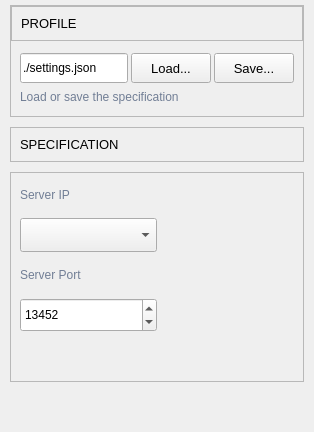
                     <widget class="QWidget" name="page_connection">
                      <property name="styleSheet">
                       <string notr="true"/>
                      </property>
                      <layout class="QVBoxLayout" name="verticalLayout">
                       <property name="spacing">
                        <number>10</number>
                       </property>
                       <property name="leftMargin">
                        <number>10</number>
                       </property>
                       <property name="topMargin">
                        <number>5</number>
                       </property>
                       <property name="rightMargin">
                        <number>10</number>
                       </property>
                       <property name="bottomMargin">
                        <number>10</number>
                       </property>
                       <item>
                        <widget class="QFrame" name="row_1">
                         <property name="frameShape">
                          <enum>QFrame::StyledPanel</enum>
                         </property>
                         <property name="frameShadow">
                          <enum>QFrame::Raised</enum>
                         </property>
                         <layout class="QVBoxLayout" name="verticalLayout_16">
                          <property name="spacing">
                           <number>0</number>
                          </property>
                          <property name="leftMargin">
                           <number>0</number>
                          </property>
                          <property name="topMargin">
                           <number>0</number>
                          </property>
                          <property name="rightMargin">
                           <number>0</number>
                          </property>
                          <property name="bottomMargin">
                           <number>0</number>
                          </property>
                          <item>
                           <widget class="QFrame" name="frame_div_content_1">
                            <property name="minimumSize">
                             <size>
                              <width>0</width>
                              <height>110</height>
                             </size>
                            </property>
                            <property name="maximumSize">
                             <size>
                              <width>16777215</width>
                              <height>110</height>
                             </size>
                            </property>
                            <property name="frameShape">
                             <enum>QFrame::NoFrame</enum>
                            </property>
                            <property name="frameShadow">
                             <enum>QFrame::Raised</enum>
                            </property>
                            <layout class="QVBoxLayout" name="verticalLayout_17">
                             <property name="spacing">
                              <number>0</number>
                             </property>
                             <property name="leftMargin">
                              <number>0</number>
                             </property>
                             <property name="topMargin">
                              <number>0</number>
                             </property>
                             <property name="rightMargin">
                              <number>0</number>
                             </property>
                             <property name="bottomMargin">
                              <number>0</number>
                             </property>
                             <item>
                              <widget class="QFrame" name="frame_title_wid_1">
                               <property name="maximumSize">
                                <size>
                                 <width>16777215</width>
                                 <height>35</height>
                                </size>
                               </property>
                               <property name="frameShape">
                                <enum>QFrame::StyledPanel</enum>
                               </property>
                               <property name="frameShadow">
                                <enum>QFrame::Raised</enum>
                               </property>
                               <layout class="QVBoxLayout" name="verticalLayout_18">
                                <item>
                                 <widget class="QLabel" name="labelBoxBlenderInstalation">
                                  <property name="font">
                                   <font>
                                    <family>Segoe UI</family>
                                    <pointsize>10</pointsize>
                                    <italic>false</italic>
                                    <bold>false</bold>
                                   </font>
                                  </property>
                                  <property name="styleSheet">
                                   <string notr="true"/>
                                  </property>
                                  <property name="text">
                                   <string>PROFILE</string>
                                  </property>
                                 </widget>
                                </item>
                               </layout>
                              </widget>
                             </item>
                             <item>
                              <widget class="QFrame" name="frame_content_wid_1">
                               <property name="frameShape">
                                <enum>QFrame::NoFrame</enum>
                               </property>
                               <property name="frameShadow">
                                <enum>QFrame::Raised</enum>
                               </property>
                               <layout class="QVBoxLayout" name="verticalLayout_28">
                                <property name="spacing">
                                 <number>3</number>
                                </property>
                                <item>
                                 <layout class="QHBoxLayout" name="horizontalLayout_9">
                                  <item>
                                   <widget class="QLineEdit" name="le_profile_file">
                                    <property name="minimumSize">
                                     <size>
                                      <width>0</width>
                                      <height>30</height>
                                     </size>
                                    </property>
                                    <property name="styleSheet">
                                     <string notr="true"/>
                                    </property>
                                    <property name="text">
                                     <string>./settings.json</string>
                                    </property>
                                    <property name="readOnly">
                                     <bool>true</bool>
                                    </property>
                                    <property name="placeholderText">
                                     <string>Default to ./profile.json</string>
                                    </property>
                                   </widget>
                                  </item>
                                  <item>
                                   <widget class="QPushButton" name="pb_load_profile">
                                    <property name="sizePolicy">
                                     <sizepolicy hsizetype="Preferred" vsizetype="Fixed">
                                      <horstretch>0</horstretch>
                                      <verstretch>0</verstretch>
                                     </sizepolicy>
                                    </property>
                                    <property name="minimumSize">
                                     <size>
                                      <width>75</width>
                                      <height>30</height>
                                     </size>
                                    </property>
                                    <property name="font">
                                     <font>
                                      <family>Segoe UI</family>
                                      <pointsize>10</pointsize>
                                      <italic>false</italic>
                                      <bold>false</bold>
                                     </font>
                                    </property>
                                    <property name="cursor">
                                     <cursorShape>PointingHandCursor</cursorShape>
                                    </property>
                                    <property name="styleSheet">
                                     <string notr="true"/>
                                    </property>
                                    <property name="text">
                                     <string>Load...</string>
                                    </property>
                                    <property name="icon">
                                     <iconset>
                                      <normaloff>:/icons/images/icons/cil-folder-open.png</normaloff>:/icons/images/icons/cil-folder-open.png</iconset>
                                    </property>
                                   </widget>
                                  </item>
                                  <item>
                                   <widget class="QPushButton" name="pb_save_profile">
                                    <property name="sizePolicy">
                                     <sizepolicy hsizetype="Preferred" vsizetype="Fixed">
                                      <horstretch>0</horstretch>
                                      <verstretch>0</verstretch>
                                     </sizepolicy>
                                    </property>
                                    <property name="minimumSize">
                                     <size>
                                      <width>75</width>
                                      <height>30</height>
                                     </size>
                                    </property>
                                    <property name="font">
                                     <font>
                                      <family>Segoe UI</family>
                                      <pointsize>10</pointsize>
                                      <italic>false</italic>
                                      <bold>false</bold>
                                     </font>
                                    </property>
                                    <property name="cursor">
                                     <cursorShape>PointingHandCursor</cursorShape>
                                    </property>
                                    <property name="styleSheet">
                                     <string notr="true"/>
                                    </property>
                                    <property name="text">
                                     <string>Save...</string>
                                    </property>
                                    <property name="icon">
                                     <iconset resource="resources.qrc">
                                      <normaloff>:/icons/images/icons/save.png</normaloff>:/icons/images/icons/save.png</iconset>
                                    </property>
                                   </widget>
                                  </item>
                                 </layout>
                                </item>
                                <item>
                                 <widget class="QLabel" name="labelVersion_4">
                                  <property name="sizePolicy">
                                   <sizepolicy hsizetype="Preferred" vsizetype="Fixed">
                                    <horstretch>0</horstretch>
                                    <verstretch>0</verstretch>
                                   </sizepolicy>
                                  </property>
                                  <property name="minimumSize">
                                   <size>
                                    <width>0</width>
                                    <height>15</height>
                                   </size>
                                  </property>
                                  <property name="maximumSize">
                                   <size>
                                    <width>16777215</width>
                                    <height>15</height>
                                   </size>
                                  </property>
                                  <property name="styleSheet">
                                   <string notr="true">color: rgb(113, 126, 149);</string>
                                  </property>
                                  <property name="lineWidth">
                                   <number>1</number>
                                  </property>
                                  <property name="text">
                                   <string>Load or save the specification</string>
                                  </property>
                                  <property name="alignment">
                                   <set>Qt::AlignLeading|Qt::AlignLeft|Qt::AlignVCenter</set>
                                  </property>
                                 </widget>
                                </item>
                               </layout>
                              </widget>
                             </item>
                            </layout>
                           </widget>
                          </item>
                         </layout>
                        </widget>
                       </item>
                       <item>
                        <widget class="QFrame" name="frame_title_wid_2">
                         <property name="maximumSize">
                          <size>
                           <width>16777215</width>
                           <height>35</height>
                          </size>
                         </property>
                         <property name="frameShape">
                          <enum>QFrame::StyledPanel</enum>
                         </property>
                         <property name="frameShadow">
                          <enum>QFrame::Raised</enum>
                         </property>
                         <layout class="QVBoxLayout" name="verticalLayout_23">
                          <item>
                           <widget class="QLabel" name="labelBoxBlenderInstalation_3">
                            <property name="font">
                             <font>
                              <family>Segoe UI</family>
                              <pointsize>10</pointsize>
                              <italic>false</italic>
                              <bold>false</bold>
                             </font>
                            </property>
                            <property name="styleSheet">
                             <string notr="true"/>
                            </property>
                            <property name="text">
                             <string>SPECIFICATION</string>
                            </property>
                           </widget>
                          </item>
                         </layout>
                        </widget>
                       </item>
                       <item>
                        <widget class="QFrame" name="row_2">
                         <property name="frameShape">
                          <enum>QFrame::StyledPanel</enum>
                         </property>
                         <property name="frameShadow">
                          <enum>QFrame::Raised</enum>
                         </property>
                         <layout class="QHBoxLayout" name="horizontalLayout_10" stretch="1,1">
                          <property name="spacing">
                           <number>25</number>
                          </property>
                          <item>
                           <layout class="QVBoxLayout" name="verticalLayout_26">
                            <property name="spacing">
                             <number>10</number>
                            </property>
                            <item>
                             <widget class="QLabel" name="lbl_server_ip">
                              <property name="sizePolicy">
                               <sizepolicy hsizetype="Preferred" vsizetype="Fixed">
                                <horstretch>0</horstretch>
                                <verstretch>0</verstretch>
                               </sizepolicy>
                              </property>
                              <property name="minimumSize">
                               <size>
                                <width>0</width>
                                <height>26</height>
                               </size>
                              </property>
                              <property name="maximumSize">
                               <size>
                                <width>16777215</width>
                                <height>26</height>
                               </size>
                              </property>
                              <property name="styleSheet">
                               <string notr="true">color: rgb(113, 126, 149);</string>
                              </property>
                              <property name="lineWidth">
                               <number>1</number>
                              </property>
                              <property name="text">
                               <string>Server IP</string>
                              </property>
                              <property name="alignment">
                               <set>Qt::AlignLeading|Qt::AlignLeft|Qt::AlignVCenter</set>
                              </property>
                             </widget>
                            </item>
                            <item>
                             <widget class="QComboBox" name="cb_server_ip">
                              <property name="enabled">
                               <bool>true</bool>
                              </property>
                              <property name="sizePolicy">
                               <sizepolicy hsizetype="Preferred" vsizetype="Fixed">
                                <horstretch>0</horstretch>
                                <verstretch>0</verstretch>
                               </sizepolicy>
                              </property>
                              <property name="minimumSize">
                               <size>
                                <width>0</width>
                                <height>34</height>
                               </size>
                              </property>
                              <property name="maximumSize">
                               <size>
                                <width>16777215</width>
                                <height>34</height>
                               </size>
                              </property>
                              <property name="font">
                               <font>
                                <family>Segoe UI</family>
                                <pointsize>10</pointsize>
                                <italic>false</italic>
                                <bold>false</bold>
                               </font>
                              </property>
                              <property name="cursor">
                               <cursorShape>PointingHandCursor</cursorShape>
                              </property>
                              <property name="styleSheet">
                               <string notr="true"/>
                              </property>
                              <property name="iconSize">
                               <size>
                                <width>16</width>
                                <height>16</height>
                               </size>
                              </property>
                             </widget>
                            </item>
                            <item>
                             <widget class="QLabel" name="lbl_server_port">
                              <property name="sizePolicy">
                               <sizepolicy hsizetype="Preferred" vsizetype="Fixed">
                                <horstretch>0</horstretch>
                                <verstretch>0</verstretch>
                               </sizepolicy>
                              </property>
                              <property name="minimumSize">
                               <size>
                                <width>0</width>
                                <height>26</height>
                               </size>
                              </property>
                              <property name="maximumSize">
                               <size>
                                <width>16777215</width>
                                <height>26</height>
                               </size>
                              </property>
                              <property name="styleSheet">
                               <string notr="true">color: rgb(113, 126, 149);</string>
                              </property>
                              <property name="lineWidth">
                               <number>1</number>
                              </property>
                              <property name="text">
                               <string>Server Port</string>
                              </property>
                              <property name="alignment">
                               <set>Qt::AlignLeading|Qt::AlignLeft|Qt::AlignVCenter</set>
                              </property>
                             </widget>
                            </item>
                            <item>
                             <widget class="QSpinBox" name="sb_server_port">
                              <property name="minimumSize">
                               <size>
                                <width>0</width>
                                <height>34</height>
                               </size>
                              </property>
                              <property name="minimum">
                               <number>1</number>
                              </property>
                              <property name="maximum">
                               <number>65535</number>
                              </property>
                              <property name="value">
                               <number>13452</number>
                              </property>
                             </widget>
                            </item>
                            <item>
                             <spacer name="verticalSpacer_3">
                              <property name="orientation">
                               <enum>Qt::Vertical</enum>
                              </property>
                              <property name="sizeHint" stdset="0">
                               <size>
                                <width>20</width>
                                <height>40</height>
                               </size>
                              </property>
                             </spacer>
                            </item>
                           </layout>
                          </item>
                          <item>
                           <spacer name="horizontalSpacer">
                            <property name="orientation">
                             <enum>Qt::Horizontal</enum>
                            </property>
                            <property name="sizeHint" stdset="0">
                             <size>
                              <width>40</width>
                              <height>20</height>
                             </size>
                            </property>
                           </spacer>
                          </item>
                         </layout>
                        </widget>
                       </item>
                       <item>
                        <spacer name="verticalSpacer">
                         <property name="orientation">
                          <enum>Qt::Vertical</enum>
                         </property>
                         <property name="sizeHint" stdset="0">
                          <size>
                           <width>20</width>
                           <height>40</height>
                          </size>
                         </property>
                        </spacer>
                       </item>
                      </layout>
                     </widget>
